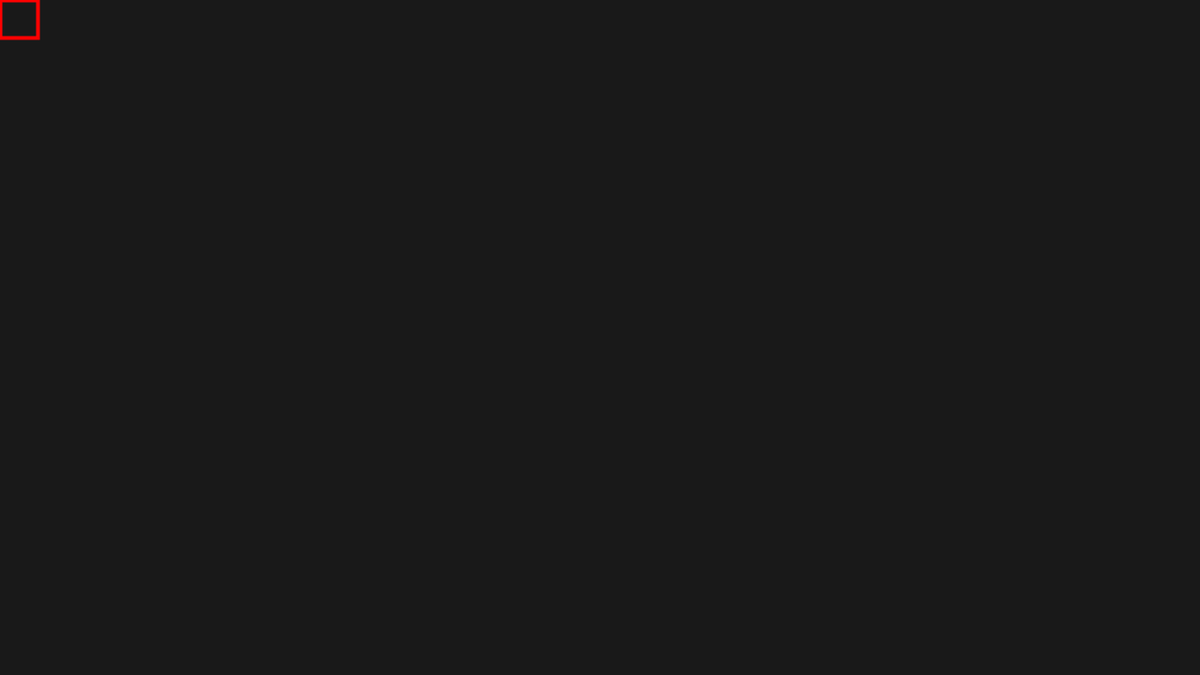
Frame 1 (no input)
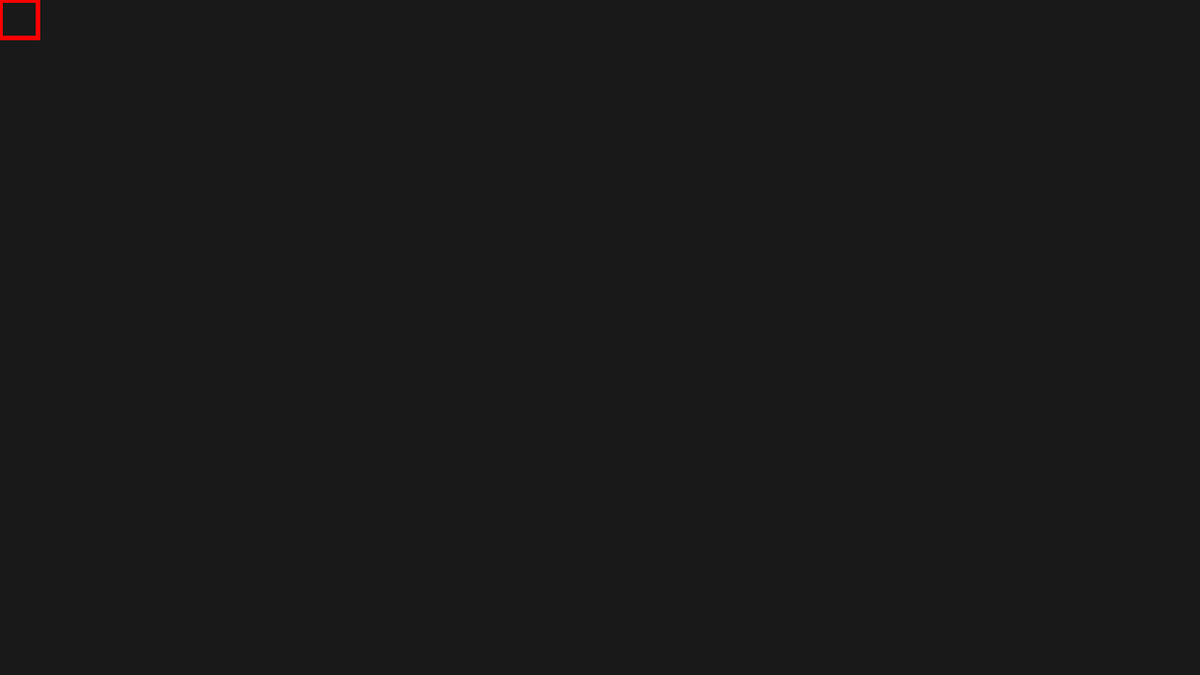
Frame 60 (the mouse pressed at the canvas centre just before this capture)
Frame 120 (the mouse held since frame 60 and released just before this capture): identical to frame 60, image omitted

The Processing sketch that drew these frames (run headless with seeded random() and noise(); from frame 60 on, the mouse is pressed at the canvas centre):

// Processing sketch: rectanglesTunnels
// ── rectanglesTunnels.pde
Boolean bDrawOne = false;
Boolean bClearBk = false;
int sizeRectClearBk = 2;
float scale = 30;
PVector pos;
float dimRectW, dimRectH;

//modes
Boolean bModeDragged = true;


void setup() {

  size(1280, 720);

  //stroke(i, j, 100);
  colorMode(HSB, 100);


  background(10);
  dimRectW = 4*scale;
  dimRectH = 7*scale;
  pos = new PVector(mouseX, mouseY);
}

void draw() {
  mouseMoved();
  noFill();

  if (bClearBk) {
    background(10);
    bClearBk = false;
  } else {
    strokeWeight(sizeRectClearBk);
    if (bModeDragged) {
      //stroke(0,255,0);
      stroke(0, 100, 100);
      rect(0, 0, 40, 40);
    } else {
      //stroke(255,0,0);
      stroke(0, 0, 100);//green hsv?
      rect(0, 0, 40, 40);
    }
  }

  if (bDrawOne) {

    //rgb
    //stroke(200,200,200);
    //stroke(random(100,214), random(100,214), random(100,214));

    //hsv
    stroke(random(100), random(100), 100);
    strokeWeight(random(3, 4));
    pos.x = mouseX-dimRectW*0.5;
    pos.y = mouseY-dimRectH*0.5;
    rect(pos.x, pos.y, dimRectW, dimRectH);
    bDrawOne = false;
  }
}


void mouseReleased() {
  if (!bModeDragged)bDrawOne = true;

  if (mouseX < 80) {
    if (mouseY < 80) {
      //bClearBk = true;
      bModeDragged = !bModeDragged;
      bDrawOne = false;
    }
  }
}

void mouseMoved() {
  if (mouseX < 40) {
    if (mouseY < 40) {
      sizeRectClearBk = 4;
    } else sizeRectClearBk = 2;
  } else sizeRectClearBk = 2;
}
void mouseDragged() {
  if (bModeDragged)bDrawOne = true;
}

void keyPressed() {
  if (key == ' ') {
    bClearBk = true;
  }
}
